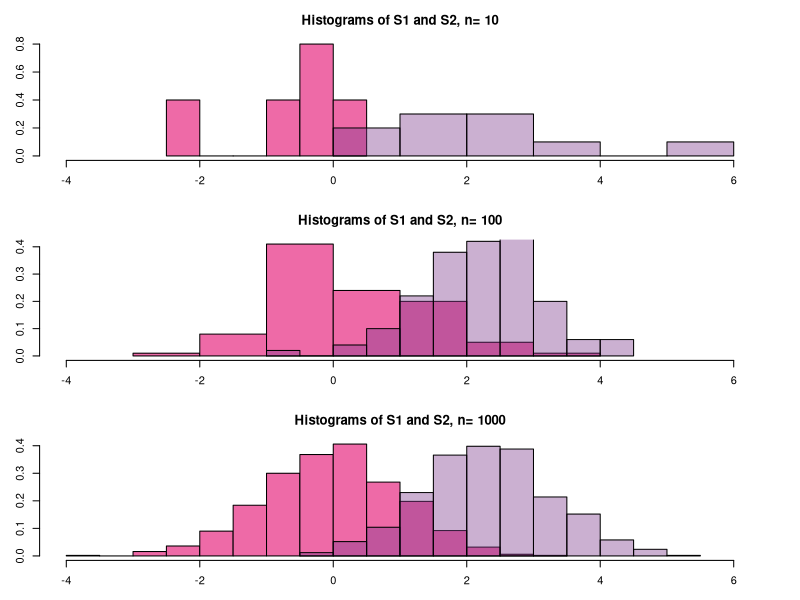

This chart was generated by the following R code:
#Solution based on answer given here :
#http://stackoverflow.com/questions/8047668/transparent-equivalent-of-given-color

makeTransparent<-function(someColor, alpha=100)
{
  newColor<-col2rgb(someColor)
  apply(newColor, 2, function(curcoldata){rgb(red=curcoldata[1], green=curcoldata[2],
    blue=curcoldata[3],alpha=alpha, maxColorValue=255)})
}










#Examples :
par(mar=c(3,3,3,3), mfrow=c(3,1))

mu1 <- 0
mu2 <- 2.3
sig <- 1

for (n in c(10,100,1000))
{
  S1 <- rnorm(n, mu1, sig)
  S2 <- rnorm(n, mu2, sig)
  
  hist(S1,
       main=paste("Histograms of S1 and S2, n=",n ,collapse=' '),
       col=c("hotpink2"),
       xlab="x", ylab="Density", xlim=c(-4,6), freq = FALSE)
  hist(S2, col=makeTransparent("mediumorchid4"), add=TRUE, freq= FALSE)
}